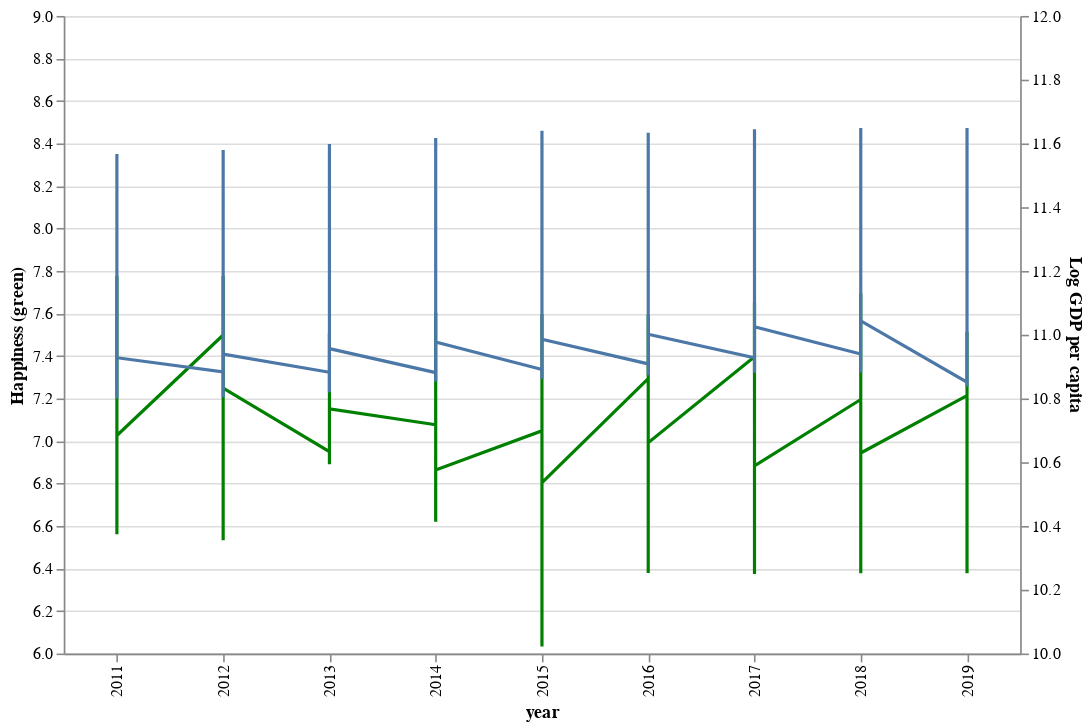

The code cell stored with this chart in its notebook:
### Code cell
# dropdown filter
countries = top10GDP["Country name"].unique()
country_dropdown = alt.binding_select(options=countries)
country_select = alt.selection_single(
    fields=["Country name"],
    bind=country_dropdown,
    name="Country",
)

# Create scatter plot
chart_hap = (
    alt.Chart(top10GDP)
    .mark_line(color="green")
    .encode(x="year:O",
            y=alt.Y("Life Ladder",scale=alt.Scale(domain=[6, 9]), title="Happiness (green)")
    )
)

chart_gdp = (
    alt.Chart(top10GDP)
    .mark_line()
    .encode(x="year:O",
            y=alt.Y("Log GDP per capita",scale=alt.Scale(domain=[10, 12]))
    )
)

chart = chart_hap+chart_gdp
chart = chart.add_selection(country_select).transform_filter(country_select)
chart = chart.properties(width=600, height=400).resolve_scale(y = 'independent')
chart

### Figure 1 — Vega-Lite specification as saved in the notebook (floating-point values rounded to 4 significant figures)
{"config": {"view": {"continuousWidth": 400, "continuousHeight": 300}}, "layer": [{"mark": {"type": "line", "color": "green"}, "encoding": {"x": {"type": "ordinal", "field": "year"}, "y": {"type": "quantitative", "field": "Life Ladder", "scale": {"domain": [6, 9]}, "title": "Happiness (green)"}}, "selection": {"Country": {"type": "single", "fields": ["Country name"], "bind": {"input": "select", "options": ["Austria", "Denmark", "Ireland", "Luxembourg", "Netherlands", "Norway", "Singapore", "Sweden", "Switzerland", "United States"]}}}}, {"mark": "line", "encoding": {"x": {"type": "ordinal", "field": "year"}, "y": {"type": "quantitative", "field": "Log GDP per capita", "scale": {"domain": [10, 12]}}}}], "data": {"name": "data-bd813715e2b0c865863551e94f9e91bb"}, "height": 400, "resolve": {"scale": {"y": "independent"}}, "transform": [{"filter": {"selection": "Country"}}], "width": 600, "$schema": "https://vega.github.io/schema/vega-lite/v4.8.1.json", "datasets": {"data-bd813715e2b0c865863551e94f9e91bb": [{"Country name": "Austria", "year": 2011, "Life Ladder": 7.401, "Log GDP per capita": 10.89, "Social support": 0.9451, "Healthy life expectancy at birth": 71.68, "Freedom to make life choices": 0.9197, "Generosity": 0.1178, "Perceptions of corruption": 0.7706, "Positive affect": 0.8222, "Negative affect": 0.1567, "Individuals (%) with Internet access": 78.74}, {"Country name": "Austria", "year": 2012, "Life Ladder": 7.499, "Log GDP per capita": 10.88, "Social support": 0.9498, "Healthy life expectancy at birth": 71.82, "Freedom to make life choices": 0.9217, "Generosity": 0.1682, "Perceptions of corruption": 0.6789, "Positive affect": 0.7873, "Negative affect": 0.1626, "Individuals (%) with Internet access": 80.03}, {"Country name": "Austria", "year": 2013, "Life Ladder": 6.95, "Log GDP per capita": 10.88, "Social support": 0.8989, "Healthy life expectancy at birth": 71.96, "Freedom to make life choices": 0.885, "Generosity": 0.1176, "Perceptions of corruption": 0.5669, "Positive affect": 0.7797, "Negative affect": 0.1701, "Individuals (%) with Internet access": 80.62}, {"Country name": "Austria", "year": 2014, "Life Ladder": 7.076, "Log GDP per capita": 10.88, "Social support": 0.9281, "Healthy life expectancy at birth": 72.1, "Freedom to make life choices": 0.9003, "Generosity": 0.09889, "Perceptions of corruption": 0.5575, "Positive affect": 0.7983, "Negative affect": 0.1645, "Individuals (%) with Internet access": 81.0}, {"Country name": "Austria", "year": 2015, "Life Ladder": 7.048, "Log GDP per capita": 10.89, "Social support": 0.9263, "Healthy life expectancy at birth": 72.4, "Freedom to make life choices": 0.8885, "Generosity": 0.07975, "Perceptions of corruption": 0.5236, "Positive affect": 0.7559, "Negative affect": 0.1974, "Individuals (%) with Internet access": 83.94}, {"Country name": "Austria", "year": 2016, "Life Ladder": 7.294, "Log GDP per capita": 10.91, "Social support": 0.9062, "Healthy life expectancy at birth": 72.7, "Freedom to make life choices": 0.89, "Generosity": 0.1331, "Perceptions of corruption": 0.5183, "Positive affect": 0.7476, "Negative affect": 0.1803, "Individuals (%) with Internet access": 84.32}, {"Country name": "Austria", "year": 2017, "Life Ladder": 7.396, "Log GDP per capita": 10.93, "Social support": 0.9117, "Healthy life expectancy at birth": 73.0, "Freedom to make life choices": 0.9041, "Generosity": 0.05347, "Perceptions of corruption": 0.5231, "Positive affect": 0.7524, "Negative affect": 0.2261, "Individuals (%) with Internet access": 87.94}, {"Country name": "Austria", "year": 2018, "Life Ladder": 7.195, "Log GDP per capita": 10.94, "Social support": 0.9645, "Healthy life expectancy at birth": 73.3, "Freedom to make life choices": 0.9034, "Generosity": 0.05969, "Perceptions of corruption": 0.4571, "Positive affect": 0.7745, "Negative affect": 0.2052, "Individuals (%) with Internet access": 87.48}, {"Country name": "Austria", "year": 2019, "Life Ladder": 7.213, "Log GDP per capita": 10.85, "Social support": 0.9248, "Healthy life expectancy at birth": 73.6, "Freedom to make life choices": 0.9119, "Generosity": 0.01103, "Perceptions of corruption": 0.4638, "Positive affect": 0.7693, "Negative affect": 0.2065, "Individuals (%) with Internet access": 87.75}, {"Country name": "Denmark", "year": 2011, "Life Ladder": 7.52, "Log GDP per capita": 10.85, "Social support": 0.9514, "Healthy life expectancy at birth": 70.84, "Freedom to make life choices": 0.9326, "Generosity": 0.1388, "Perceptions of corruption": 0.1874, "Positive affect": 0.7738, "Negative affect": 0.2086, "Individuals (%) with Internet access": 89.81}, {"Country name": "Denmark", "year": 2012, "Life Ladder": 7.589, "Log GDP per capita": 10.85, "Social support": 0.9647, "Healthy life expectancy at birth": 71.06, "Freedom to make life choices": 0.9203, "Generosity": 0.2148, "Perceptions of corruption": 0.17, "Positive affect": 0.8623, "Negative affect": 0.1947, "Individuals (%) with Internet access": 92.26}, {"Country name": "Denmark", "year": 2013, "Life Ladder": 7.508, "Log GDP per capita": 10.86, "Social support": 0.9563, "Healthy life expectancy at birth": 71.28, "Freedom to make life choices": 0.9416, "Generosity": 0.118, "Perceptions of corruption": 0.2372, "Positive affect": 0.8325, "Negative affect": 0.2326, "Individuals (%) with Internet access": 94.63}, {"Country name": "Denmark", "year": 2014, "Life Ladder": 7.514, "Log GDP per capita": 10.88, "Social support": 0.9597, "Healthy life expectancy at birth": 71.5, "Freedom to make life choices": 0.9414, "Generosity": 0.2221, "Perceptions of corruption": 0.191, "Positive affect": 0.8292, "Negative affect": 0.2176, "Individuals (%) with Internet access": 95.99}, {"Country name": "Denmark", "year": 2015, "Life Ladder": 7.558, "Log GDP per capita": 10.9, "Social support": 0.9545, "Healthy life expectancy at birth": 71.8, "Freedom to make life choices": 0.9482, "Generosity": 0.1378, "Perceptions of corruption": 0.2099, "Positive affect": 0.8361, "Negative affect": 0.2076, "Individuals (%) with Internet access": 96.33}, {"Country name": "Denmark", "year": 2016, "Life Ladder": 7.594, "Log GDP per capita": 10.92, "Social support": 0.9521, "Healthy life expectancy at birth": 72.1, "Freedom to make life choices": 0.9554, "Generosity": 0.1554, "Perceptions of corruption": 0.1811, "Positive affect": 0.8237, "Negative affect": 0.2058, "Individuals (%) with Internet access": 96.97}, {"Country name": "Denmark", "year": 2017, "Life Ladder": 7.649, "Log GDP per capita": 10.93, "Social support": 0.9582, "Healthy life expectancy at birth": 72.4, "Freedom to make life choices": 0.9354, "Generosity": 0.018, "Perceptions of corruption": 0.1506, "Positive affect": 0.8214, "Negative affect": 0.2061, "Individuals (%) with Internet access": 97.1}, {"Country name": "Denmark", "year": 2018, "Life Ladder": 7.693, "Log GDP per capita": 10.95, "Social support": 0.9577, "Healthy life expectancy at birth": 72.7, "Freedom to make life choices": 0.9633, "Generosity": 0.02032, "Perceptions of corruption": 0.1742, "Positive affect": 0.8619, "Negative affect": 0.1811, "Individuals (%) with Internet access": 97.32}, {"Country name": "Denmark", "year": 2019, "Life Ladder": 7.515, "Log GDP per capita": 10.91, "Social support": 0.9474, "Healthy life expectancy at birth": 73.0, "Freedom to make life choices": 0.9379, "Generosity": 0.05229, "Perceptions of corruption": 0.2138, "Positive affect": 0.8177, "Negative affect": 0.2271, "Individuals (%) with Internet access": 98.05}, {"Country name": "Ireland", "year": 2011, "Life Ladder": 6.965, "Log GDP per capita": 10.88, "Social support": 0.9618, "Healthy life expectancy at birth": 71.7, "Freedom to make life choices": 0.9022, "Generosity": 0.3023, "Perceptions of corruption": 0.5726, "Positive affect": 0.8352, "Negative affect": 0.2367, "Individuals (%) with Internet access": 74.89}, {"Country name": "Ireland", "year": 2012, "Life Ladder": 6.76, "Log GDP per capita": 10.88, "Social support": 0.9552, "Healthy life expectancy at birth": 71.8, "Freedom to make life choices": 0.8838, "Generosity": 0.3314, "Perceptions of corruption": 0.5584, "Positive affect": 0.8143, "Negative affect": 0.2453, "Individuals (%) with Internet access": 76.92}, {"Country name": "Ireland", "year": 2013, "Life Ladder": 7.018, "Log GDP per capita": 10.96, "Social support": 0.9677, "Healthy life expectancy at birth": 71.9, "Freedom to make life choices": 0.9216, "Generosity": 0.2636, "Perceptions of corruption": 0.406, "Positive affect": 0.7843, "Negative affect": 0.2287, "Individuals (%) with Internet access": 78.25}, {"Country name": "Ireland", "year": 2014, "Life Ladder": 6.83, "Log GDP per capita": 11.17, "Social support": 0.9529, "Healthy life expectancy at birth": 72.0, "Freedom to make life choices": 0.8923, "Generosity": 0.2326, "Perceptions of corruption": 0.4088, "Positive affect": 0.7993, "Negative affect": 0.2253, "Individuals (%) with Internet access": 83.49}, {"Country name": "Ireland", "year": 2015, "Life Ladder": 7.041, "Log GDP per capita": 11.2, "Social support": 0.9581, "Healthy life expectancy at birth": 72.1, "Freedom to make life choices": 0.8746, "Generosity": 0.1743, "Perceptions of corruption": 0.3985, "Positive affect": 0.8092, "Negative affect": 0.2111, "Individuals (%) with Internet access": 83.49}, {"Country name": "Ireland", "year": 2016, "Life Ladder": 7.06, "Log GDP per capita": 11.27, "Social support": 0.9435, "Healthy life expectancy at birth": 72.2, "Freedom to make life choices": 0.9053, "Generosity": 0.2165, "Perceptions of corruption": 0.3371, "Positive affect": 0.8334, "Negative affect": 0.2128, "Individuals (%) with Internet access": 83.49}, {"Country name": "Ireland", "year": 2017, "Life Ladder": 6.962, "Log GDP per capita": 11.33, "Social support": 0.9379, "Healthy life expectancy at birth": 72.3, "Freedom to make life choices": 0.8615, "Generosity": 0.1442, "Perceptions of corruption": 0.3622, "Positive affect": 0.8109, "Negative affect": 0.2131, "Individuals (%) with Internet access": 84.11}, {"Country name": "Ireland", "year": 2018, "Life Ladder": 7.255, "Log GDP per capita": 11.37, "Social support": 0.9437, "Healthy life expectancy at birth": 72.4, "Freedom to make life choices": 0.8925, "Generosity": 0.07361, "Perceptions of corruption": 0.3728, "Positive affect": 0.807, "Negative affect": 0.2233, "Individuals (%) with Internet access": 84.52}, {"Country name": "Ireland", "year": 2019, "Life Ladder": 7.035, "Log GDP per capita": 11.32, "Social support": 0.9603, "Healthy life expectancy at birth": 72.5, "Freedom to make life choices": 0.8821, "Generosity": 0.01382, "Perceptions of corruption": 0.3556, "Positive affect": 0.7967, "Negative affect": 0.2464, "Individuals (%) with Internet access": 84.52}, {"Country name": "Luxembourg", "year": 2011, "Life Ladder": 6.964, "Log GDP per capita": 11.57, "Social support": 0.9139, "Healthy life expectancy at birth": 72.06, "Freedom to make life choices": 0.9165, "Generosity": 0.05867, "Perceptions of corruption": 0.4028, "Positive affect": 0.8152, "Negative affect": 0.2274, "Individuals (%) with Internet access": 90.03}, {"Country name": "Luxembourg", "year": 2012, "Life Ladder": 7.131, "Log GDP per capita": 11.58, "Social support": 0.9167, "Healthy life expectancy at birth": 72.24, "Freedom to make life choices": 0.7897, "Generosity": -0.05424, "Perceptions of corruption": 0.3008, "Positive affect": 0.6404, "Negative affect": 0.1848, "Individuals (%) with Internet access": 91.95}, {"Country name": "Luxembourg", "year": 2013, "Life Ladder": 6.891, "Log GDP per capita": 11.6, "Social support": 0.8755, "Healthy life expectancy at birth": 72.42, "Freedom to make life choices": 0.938, "Generosity": 0.1059, "Perceptions of corruption": 0.3663, "Positive affect": 0.8031, "Negative affect": 0.1704, "Individuals (%) with Internet access": 93.78}, {"Country name": "Luxembourg", "year": 2014, "Life Ladder": 6.702, "Log GDP per capita": 11.62, "Social support": 0.9336, "Healthy life expectancy at birth": 72.6, "Freedom to make life choices": 0.9323, "Generosity": 0.0521, "Perceptions of corruption": 0.3754, "Positive affect": 0.7574, "Negative affect": 0.1931, "Individuals (%) with Internet access": 94.67}, {"Country name": "Luxembourg", "year": 2015, "Life Ladder": 6.967, "Log GDP per capita": 11.64, "Social support": 0.9413, "Healthy life expectancy at birth": 72.6, "Freedom to make life choices": 0.8824, "Generosity": 0.0187, "Perceptions of corruption": 0.3563, "Positive affect": 0.7579, "Negative affect": 0.1923, "Individuals (%) with Internet access": 96.38}, {"Country name": "Luxembourg", "year": 2016, "Life Ladder": 7.061, "Log GDP per capita": 11.63, "Social support": 0.9054, "Healthy life expectancy at birth": 72.6, "Freedom to make life choices": 0.9028, "Generosity": 0.0441, "Perceptions of corruption": 0.3302, "Positive affect": 0.7658, "Negative affect": 0.1845, "Individuals (%) with Internet access": 98.14}, {"Country name": "Luxembourg", "year": 2017, "Life Ladder": 7.243, "Log GDP per capita": 11.64, "Social support": 0.9022, "Healthy life expectancy at birth": 72.6, "Freedom to make life choices": 0.8839, "Generosity": -0.02176, "Perceptions of corruption": 0.3851, "Positive affect": 0.7503, "Negative affect": 0.2019, "Individuals (%) with Internet access": 97.36}, {"Country name": "Luxembourg", "year": 2018, "Life Ladder": 7.404, "Log GDP per capita": 11.65, "Social support": 0.9121, "Healthy life expectancy at birth": 72.6, "Freedom to make life choices": 0.9303, "Generosity": -0.04506, "Perceptions of corruption": 0.3896, "Positive affect": 0.7892, "Negative affect": 0.2116, "Individuals (%) with Internet access": 97.06}, {"Country name": "Luxembourg", "year": 2019, "Life Ladder": 7.404, "Log GDP per capita": 11.65, "Social support": 0.9121, "Healthy life expectancy at birth": 72.6, "Freedom to make life choices": 0.9303, "Generosity": -0.04506, "Perceptions of corruption": 0.3896, "Positive affect": 0.7892, "Negative affect": 0.2116, "Individuals (%) with Internet access": 97.06}, {"Country name": "Netherlands", "year": 2011, "Life Ladder": 7.471, "Log GDP per capita": 10.86, "Social support": 0.9389, "Healthy life expectancy at birth": 71.64, "Freedom to make life choices": 0.8771, "Generosity": 0.2881, "Perceptions of corruption": 0.4338, "Positive affect": 0.8606, "Negative affect": 0.2263, "Individuals (%) with Internet access": 91.42}, {"Country name": "Netherlands", "year": 2012, "Life Ladder": 7.407, "Log GDP per capita": 10.86, "Social support": 0.9247, "Healthy life expectancy at birth": 71.76, "Freedom to make life choices": 0.919, "Generosity": 0.3045, "Perceptions of corruption": 0.5045, "Positive affect": 0.8668, "Negative affect": 0.2354, "Individuals (%) with Internet access": 92.86}, {"Country name": "Netherlands", "year": 2013, "Life Ladder": 7.321, "Log GDP per capita": 10.87, "Social support": 0.909, "Healthy life expectancy at birth": 71.88, "Freedom to make life choices": 0.9102, "Generosity": 0.3313, "Perceptions of corruption": 0.4569, "Positive affect": 0.8678, "Negative affect": 0.2207, "Individuals (%) with Internet access": 93.96}, {"Country name": "Netherlands", "year": 2014, "Life Ladder": 7.324, "Log GDP per capita": 10.88, "Social support": 0.879, "Healthy life expectancy at birth": 72.0, "Freedom to make life choices": 0.904, "Generosity": 0.2614, "Perceptions of corruption": 0.4118, "Positive affect": 0.8341, "Negative affect": 0.2021, "Individuals (%) with Internet access": 91.67}, {"Country name": "Netherlands", "year": 2015, "Life Ladder": 7.541, "Log GDP per capita": 10.9, "Social support": 0.9259, "Healthy life expectancy at birth": 72.1, "Freedom to make life choices": 0.9073, "Generosity": 0.2387, "Perceptions of corruption": 0.4333, "Positive affect": 0.8384, "Negative affect": 0.2149, "Individuals (%) with Internet access": 91.72}, {"Country name": "Netherlands", "year": 2016, "Life Ladder": 7.459, "Log GDP per capita": 10.92, "Social support": 0.9365, "Healthy life expectancy at birth": 72.2, "Freedom to make life choices": 0.9203, "Generosity": 0.2504, "Perceptions of corruption": 0.3631, "Positive affect": 0.8522, "Negative affect": 0.1845, "Individuals (%) with Internet access": 90.41}, {"Country name": "Netherlands", "year": 2017, "Life Ladder": 7.463, "Log GDP per capita": 10.94, "Social support": 0.9394, "Healthy life expectancy at birth": 72.3, "Freedom to make life choices": 0.92, "Generosity": 0.1615, "Perceptions of corruption": 0.3706, "Positive affect": 0.862, "Negative affect": 0.2048, "Individuals (%) with Internet access": 93.2}, {"Country name": "Netherlands", "year": 2018, "Life Ladder": 7.425, "Log GDP per capita": 10.95, "Social support": 0.9415, "Healthy life expectancy at birth": 72.4, "Freedom to make life choices": 0.8856, "Generosity": 0.2125, "Perceptions of corruption": 0.3601, "Positive affect": 0.8383, "Negative affect": 0.2305, "Individuals (%) with Internet access": 92.57}, {"Country name": "Netherlands", "year": 2019, "Life Ladder": 7.504, "Log GDP per capita": 10.9, "Social support": 0.944, "Healthy life expectancy at birth": 72.5, "Freedom to make life choices": 0.9345, "Generosity": 0.1513, "Perceptions of corruption": 0.2806, "Positive affect": 0.784, "Negative affect": 0.2465, "Individuals (%) with Internet access": 93.29}, {"Country name": "Norway", "year": 2011, "Life Ladder": 7.678, "Log GDP per capita": 11.02, "Social support": 0.9477, "Healthy life expectancy at birth": 72.24, "Freedom to make life choices": 0.9466, "Generosity": 0.1472, "Perceptions of corruption": 0.368, "Positive affect": 0.8227, "Negative affect": 0.2128, "Individuals (%) with Internet access": 93.49}, {"Country name": "Norway", "year": 2012, "Life Ladder": 7.678, "Log GDP per capita": 11.02, "Social support": 0.9477, "Healthy life expectancy at birth": 72.24, "Freedom to make life choices": 0.9466, "Generosity": 0.1472, "Perceptions of corruption": 0.368, "Positive affect": 0.8227, "Negative affect": 0.2128, "Individuals (%) with Internet access": 94.65}, {"Country name": "Norway", "year": 2013, "Life Ladder": 7.444, "Log GDP per capita": 11.02, "Social support": 0.9412, "Healthy life expectancy at birth": 72.68, "Freedom to make life choices": 0.9563, "Generosity": 0.181, "Perceptions of corruption": 0.4048, "Positive affect": 0.8337, "Negative affect": 0.1944, "Individuals (%) with Internet access": 95.05}, {"Country name": "Norway", "year": 2014, "Life Ladder": 7.603, "Log GDP per capita": 11.03, "Social support": 0.9468, "Healthy life expectancy at birth": 72.9, "Freedom to make life choices": 0.9476, "Generosity": 0.2569, "Perceptions of corruption": 0.2988, "Positive affect": 0.8429, "Negative affect": 0.2094, "Individuals (%) with Internet access": 96.3}, {"Country name": "Norway", "year": 2015, "Life Ladder": 7.596, "Log GDP per capita": 11.04, "Social support": 0.9597, "Healthy life expectancy at birth": 73.0, "Freedom to make life choices": 0.9544, "Generosity": 0.1329, "Perceptions of corruption": 0.4097, "Positive affect": 0.8496, "Negative affect": 0.2093, "Individuals (%) with Internet access": 96.81}, {"Country name": "Norway", "year": 2016, "Life Ladder": 7.579, "Log GDP per capita": 11.05, "Social support": 0.9501, "Healthy life expectancy at birth": 73.1, "Freedom to make life choices": 0.953, "Generosity": 0.2364, "Perceptions of corruption": 0.2497, "Positive affect": 0.8491, "Negative affect": 0.2029, "Individuals (%) with Internet access": 97.3}, {"Country name": "Norway", "year": 2017, "Life Ladder": 7.444, "Log GDP per capita": 11.06, "Social support": 0.966, "Healthy life expectancy at birth": 73.2, "Freedom to make life choices": 0.9604, "Generosity": 0.09406, "Perceptions of corruption": 0.2682, "Positive affect": 0.8274, "Negative affect": 0.2119, "Individuals (%) with Internet access": 96.36}, {"Country name": "Norway", "year": 2018, "Life Ladder": 7.442, "Log GDP per capita": 11.06, "Social support": 0.9418, "Healthy life expectancy at birth": 73.3, "Freedom to make life choices": 0.954, "Generosity": 0.1107, "Perceptions of corruption": 0.2706, "Positive affect": 0.8227, "Negative affect": 0.1955, "Individuals (%) with Internet access": 96.49}, {"Country name": "Norway", "year": 2019, "Life Ladder": 7.29, "Log GDP per capita": 11.04, "Social support": 0.956, "Healthy life expectancy at birth": 73.4, "Freedom to make life choices": 0.9646, "Generosity": 0.07515, "Perceptions of corruption": 0.2711, "Positive affect": 0.8231, "Negative affect": 0.216, "Individuals (%) with Internet access": 98.0}, {"Country name": "Singapore", "year": 2011, "Life Ladder": 6.561, "Log GDP per capita": 11.31, "Social support": 0.9045, "Healthy life expectancy at birth": 75.02, "Freedom to make life choices": 0.8218, "Generosity": -0.1487, "Perceptions of corruption": 0.09892, "Positive affect": 0.4828, "Negative affect": 0.1436, "Individuals (%) with Internet access": 71.0}, {"Country name": "Singapore", "year": 2012, "Life Ladder": 6.533, "Log GDP per capita": 11.36, "Social support": 0.8079, "Healthy life expectancy at birth": 75.46, "Freedom to make life choices": 0.8271, "Generosity": 0.1149, "Perceptions of corruption": 0.2424, "Positive affect": 0.7696, "Negative affect": 0.1477, "Individuals (%) with Internet access": 72.0}, {"Country name": "Singapore", "year": 2013, "Life Ladder": 7.062, "Log GDP per capita": 11.38, "Social support": 0.822, "Healthy life expectancy at birth": 75.68, "Freedom to make life choices": 0.8349, "Generosity": 0.1541, "Perceptions of corruption": 0.1326, "Positive affect": 0.841, "Negative affect": 0.1802, "Individuals (%) with Internet access": 80.9}, {"Country name": "Singapore", "year": 2014, "Life Ladder": 6.62, "Log GDP per capita": 11.4, "Social support": 0.8664, "Healthy life expectancy at birth": 75.9, "Freedom to make life choices": 0.8869, "Generosity": 0.1497, "Perceptions of corruption": 0.09894, "Positive affect": 0.8031, "Negative affect": 0.1416, "Individuals (%) with Internet access": 79.03}, {"Country name": "Singapore", "year": 2015, "Life Ladder": 6.033, "Log GDP per capita": 11.42, "Social support": 0.9251, "Healthy life expectancy at birth": 76.2, "Freedom to make life choices": 0.9037, "Generosity": 0.1429, "Perceptions of corruption": 0.04731, "Positive affect": 0.824, "Negative affect": 0.1109, "Individuals (%) with Internet access": 79.01}, {"Country name": "Singapore", "year": 2016, "Life Ladder": 6.378, "Log GDP per capita": 11.46, "Social support": 0.8973, "Healthy life expectancy at birth": 76.5, "Freedom to make life choices": 0.9261, "Generosity": 0.1356, "Perceptions of corruption": 0.1618, "Positive affect": 0.8001, "Negative affect": 0.1793, "Individuals (%) with Internet access": 84.45}, {"Country name": "Singapore", "year": 2017, "Life Ladder": 6.375, "Log GDP per capita": 11.49, "Social support": 0.9028, "Healthy life expectancy at birth": 76.8, "Freedom to make life choices": 0.9161, "Generosity": -0.06586, "Perceptions of corruption": 0.09656, "Positive affect": 0.7871, "Negative affect": 0.1069, "Individuals (%) with Internet access": 84.45}, {"Country name": "Singapore", "year": 2018, "Life Ladder": 6.378, "Log GDP per capita": 11.49, "Social support": 0.9249, "Healthy life expectancy at birth": 77.1, "Freedom to make life choices": 0.938, "Generosity": 0.02723, "Perceptions of corruption": 0.06962, "Positive affect": 0.7226, "Negative affect": 0.1381, "Individuals (%) with Internet access": 88.17}, {"Country name": "Singapore", "year": 2019, "Life Ladder": 6.378, "Log GDP per capita": 11.49, "Social support": 0.9249, "Healthy life expectancy at birth": 77.1, "Freedom to make life choices": 0.938, "Generosity": 0.02723, "Perceptions of corruption": 0.06962, "Positive affect": 0.7226, "Negative affect": 0.1381, "Individuals (%) with Internet access": 88.95}, {"Country name": "Sweden", "year": 2011, "Life Ladder": 7.56, "Log GDP per capita": 10.8, "Social support": 0.9294, "Healthy life expectancy at birth": 72.06, "Freedom to make life choices": 0.9444, "Generosity": 0.1319, "Perceptions of corruption": 0.2535, "Positive affect": 0.8551, "Negative affect": 0.1702, "Individuals (%) with Internet access": 92.77}, {"Country name": "Sweden", "year": 2012, "Life Ladder": 7.434, "Log GDP per capita": 10.8, "Social support": 0.9156, "Healthy life expectancy at birth": 72.14, "Freedom to make life choices": 0.9359, "Generosity": 0.1589, "Perceptions of corruption": 0.3245, "Positive affect": 0.8293, "Negative affect": 0.1844, "Individuals (%) with Internet access": 93.18}, {"Country name": "Sweden", "year": 2013, "Life Ladder": 7.239, "Log GDP per capita": 10.82, "Social support": 0.9327, "Healthy life expectancy at birth": 72.22, "Freedom to make life choices": 0.9453, "Generosity": 0.2017, "Perceptions of corruption": 0.2504, "Positive affect": 0.8357, "Negative affect": 0.2077, "Individuals (%) with Internet access": 94.78}, {"Country name": "Sweden", "year": 2014, "Life Ladder": 7.289, "Log GDP per capita": 10.85, "Social support": 0.9295, "Healthy life expectancy at birth": 72.3, "Freedom to make life choices": 0.9351, "Generosity": 0.2112, "Perceptions of corruption": 0.232, "Positive affect": 0.8179, "Negative affect": 0.191, "Individuals (%) with Internet access": 92.52}, {"Country name": "Sweden", "year": 2015, "Life Ladder": 7.369, "Log GDP per capita": 10.86, "Social support": 0.9121, "Healthy life expectancy at birth": 72.4, "Freedom to make life choices": 0.918, "Generosity": 0.1457, "Perceptions of corruption": 0.2462, "Positive affect": 0.8157, "Negative affect": 0.2006, "Individuals (%) with Internet access": 90.61}, {"Country name": "Sweden", "year": 2016, "Life Ladder": 7.287, "Log GDP per capita": 10.87, "Social support": 0.914, "Healthy life expectancy at birth": 72.5, "Freedom to make life choices": 0.9346, "Generosity": 0.1703, "Perceptions of corruption": 0.2394, "Positive affect": 0.8135, "Negative affect": 0.1751, "Individuals (%) with Internet access": 89.65}, {"Country name": "Sweden", "year": 2017, "Life Ladder": 7.375, "Log GDP per capita": 10.88, "Social support": 0.9307, "Healthy life expectancy at birth": 72.6, "Freedom to make life choices": 0.9417, "Generosity": 0.07669, "Perceptions of corruption": 0.2628, "Positive affect": 0.8227, "Negative affect": 0.1608, "Individuals (%) with Internet access": 93.01}, {"Country name": "Sweden", "year": 2018, "Life Ladder": 7.398, "Log GDP per capita": 10.88, "Social support": 0.9336, "Healthy life expectancy at birth": 72.7, "Freedom to make life choices": 0.9415, "Generosity": 0.09102, "Perceptions of corruption": 0.2501, "Positive affect": 0.8263, "Negative affect": 0.202, "Individuals (%) with Internet access": 93.01}, {"Country name": "Sweden", "year": 2019, "Life Ladder": 7.314, "Log GDP per capita": 10.84, "Social support": 0.9356, "Healthy life expectancy at birth": 72.8, "Freedom to make life choices": 0.9512, "Generosity": 0.09082, "Perceptions of corruption": 0.2034, "Positive affect": 0.7664, "Negative affect": 0.2219, "Individuals (%) with Internet access": 94.49}, {"Country name": "Switzerland", "year": 2011, "Life Ladder": 7.776, "Log GDP per capita": 11.08, "Social support": 0.9469, "Healthy life expectancy at birth": 72.78, "Freedom to make life choices": 0.9454, "Generosity": 0.1386, "Perceptions of corruption": 0.3232, "Positive affect": 0.8591, "Negative affect": 0.176, "Individuals (%) with Internet access": 85.19}, {"Country name": "Switzerland", "year": 2012, "Life Ladder": 7.776, "Log GDP per capita": 11.08, "Social support": 0.9469, "Healthy life expectancy at birth": 72.78, "Freedom to make life choices": 0.9454, "Generosity": 0.1386, "Perceptions of corruption": 0.3232, "Positive affect": 0.8591, "Negative affect": 0.176, "Individuals (%) with Internet access": 85.2}, {"Country name": "Switzerland", "year": 2013, "Life Ladder": 7.493, "Log GDP per capita": 11.1, "Social support": 0.9588, "Healthy life expectancy at birth": 73.06, "Freedom to make life choices": 0.9494, "Generosity": 0.06012, "Perceptions of corruption": 0.2831, "Positive affect": 0.8229, "Negative affect": 0.1888, "Individuals (%) with Internet access": 86.34}, {"Country name": "Switzerland", "year": 2014, "Life Ladder": 7.572, "Log GDP per capita": 11.1, "Social support": 0.9383, "Healthy life expectancy at birth": 73.2, "Freedom to make life choices": 0.9278, "Generosity": 0.1089, "Perceptions of corruption": 0.2095, "Positive affect": 0.8085, "Negative affect": 0.1658, "Individuals (%) with Internet access": 87.4}, {"Country name": "Switzerland", "year": 2015, "Life Ladder": 7.459, "Log GDP per capita": 11.11, "Social support": 0.9276, "Healthy life expectancy at birth": 73.5, "Freedom to make life choices": 0.9339, "Generosity": 0.08844, "Perceptions of corruption": 0.3016, "Positive affect": 0.7795, "Negative affect": 0.2063, "Individuals (%) with Internet access": 87.48}, {"Country name": "Switzerland", "year": 2016, "Life Ladder": 7.474, "Log GDP per capita": 11.11, "Social support": 0.9497, "Healthy life expectancy at birth": 73.8, "Freedom to make life choices": 0.925, "Generosity": 0.1798, "Perceptions of corruption": 0.3162, "Positive affect": 0.774, "Negative affect": 0.1959, "Individuals (%) with Internet access": 89.13}, {"Country name": "Switzerland", "year": 2017, "Life Ladder": 7.509, "Log GDP per capita": 11.13, "Social support": 0.9303, "Healthy life expectancy at birth": 74.1, "Freedom to make life choices": 0.9264, "Generosity": 0.101, "Perceptions of corruption": 0.3013, "Positive affect": 0.7922, "Negative affect": 0.1915, "Individuals (%) with Internet access": 89.69}, {"Country name": "Switzerland", "year": 2018, "Life Ladder": 7.694, "Log GDP per capita": 11.14, "Social support": 0.9485, "Healthy life expectancy at birth": 74.4, "Freedom to make life choices": 0.9132, "Generosity": 0.03622, "Perceptions of corruption": 0.2937, "Positive affect": 0.7979, "Negative affect": 0.1708, "Individuals (%) with Internet access": 89.69}, {"Country name": "Switzerland", "year": 2019, "Life Ladder": 7.508, "Log GDP per capita": 11.08, "Social support": 0.9463, "Healthy life expectancy at birth": 74.7, "Freedom to make life choices": 0.9173, "Generosity": -0.0635, "Perceptions of corruption": 0.2804, "Positive affect": 0.7687, "Negative affect": 0.1932, "Individuals (%) with Internet access": 93.15}, {"Country name": "United States", "year": 2011, "Life Ladder": 7.026, "Log GDP per capita": 10.93, "Social support": 0.9032, "Healthy life expectancy at birth": 68.66, "Freedom to make life choices": 0.8227, "Generosity": 0.2147, "Perceptions of corruption": 0.71, "Positive affect": 0.8338, "Negative affect": 0.2596, "Individuals (%) with Internet access": 69.73}, {"Country name": "United States", "year": 2012, "Life Ladder": 7.249, "Log GDP per capita": 10.94, "Social support": 0.9254, "Healthy life expectancy at birth": 68.64, "Freedom to make life choices": 0.7923, "Generosity": 0.2739, "Perceptions of corruption": 0.7469, "Positive affect": 0.8137, "Negative affect": 0.2603, "Individuals (%) with Internet access": 74.7}, {"Country name": "United States", "year": 2013, "Life Ladder": 7.151, "Log GDP per capita": 10.96, "Social support": 0.9021, "Healthy life expectancy at birth": 68.62, "Freedom to make life choices": 0.8661, "Generosity": 0.2213, "Perceptions of corruption": 0.7023, "Positive affect": 0.8343, "Negative affect": 0.2813, "Individuals (%) with Internet access": 71.4}, {"Country name": "United States", "year": 2014, "Life Ladder": 6.864, "Log GDP per capita": 10.98, "Social support": 0.9036, "Healthy life expectancy at birth": 68.6, "Freedom to make life choices": 0.8488, "Generosity": 0.2195, "Perceptions of corruption": 0.6975, "Positive affect": 0.8139, "Negative affect": 0.2747, "Individuals (%) with Internet access": 73.0}, {"Country name": "United States", "year": 2015, "Life Ladder": 6.804, "Log GDP per capita": 10.99, "Social support": 0.8968, "Healthy life expectancy at birth": 68.5, "Freedom to make life choices": 0.7579, "Generosity": 0.144, "Perceptions of corruption": 0.7389, "Positive affect": 0.8057, "Negative affect": 0.2642, "Individuals (%) with Internet access": 74.55}, {"Country name": "United States", "year": 2016, "Life Ladder": 6.992, "Log GDP per capita": 11.0, "Social support": 0.921, "Healthy life expectancy at birth": 68.4, "Freedom to make life choices": 0.8685, "Generosity": 0.1973, "Perceptions of corruption": 0.6812, "Positive affect": 0.8266, "Negative affect": 0.2683, "Individuals (%) with Internet access": 85.54}, {"Country name": "United States", "year": 2017, "Life Ladder": 6.883, "Log GDP per capita": 11.03, "Social support": 0.9039, "Healthy life expectancy at birth": 68.3, "Freedom to make life choices": 0.8246, "Generosity": 0.1161, "Perceptions of corruption": 0.7099, "Positive affect": 0.8154, "Negative affect": 0.2922, "Individuals (%) with Internet access": 87.27}, {"Country name": "United States", "year": 2018, "Life Ladder": 6.944, "Log GDP per capita": 11.04, "Social support": 0.9167, "Healthy life expectancy at birth": 68.2, "Freedom to make life choices": 0.8361, "Generosity": 0.1443, "Perceptions of corruption": 0.7067, "Positive affect": 0.815, "Negative affect": 0.2438, "Individuals (%) with Internet access": 88.5}, {"Country name": "United States", "year": 2019, "Life Ladder": 7.028, "Log GDP per capita": 11.0, "Social support": 0.9374, "Healthy life expectancy at birth": 68.1, "Freedom to make life choices": 0.8504, "Generosity": 0.0341, "Perceptions of corruption": 0.6781, "Positive affect": 0.7874, "Negative affect": 0.2955, "Individuals (%) with Internet access": 88.5}]}}
